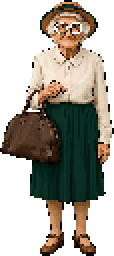
#> input picture app/src/main/assets/enemies/oma.png, 57 x 128 px, given in place of player_scooter_side.jpg, which was not available (shown 2 times larger)
$ python build_bahndidos_assets_v1.py
#> lines starting #> are read from the running program, lines starting #| are printed output that depends on the picture; pictures that were not available may be replaced by others from this repository, and a replacement may not be noted
#!/usr/bin/env python3
"""Bahndidos Eco Jump & Dash — assets v1

- Cast: chroma-key Daniel's reference sprites (green/black → RGBA), NN downscale
- Parallax BG + items + pigeon: crisp PIL procedural 16-bit SNK-style

Run: /workspace/.venv-art/bin/python build_bahndidos_assets_v1.py
"""
from __future__ import annotations

import math
import shutil
from pathlib import Path

from PIL import Image, ImageDraw

ROOT_BAHN = Path("/workspace/bahndidos")
REFS = Path("/workspace/bahndidos-refs")
SCRIPT_DIR = ROOT_BAHN / "_scripts"
STARGAME = Path("/workspace/stargame-assets")
PACK = STARGAME / "pack_bahndidos_v1"
ANDROID = ROOT_BAHN / "app" / "src" / "main" / "assets"
PREVIEW_DIR = ROOT_BAHN / "preview"
PROOF = PREVIEW_DIR / "proof_assets_v1.png"
PROOF_STAR = STARGAME / "preview" / "proof_bahndidos_assets_v1.png"

# --- palette (urban Berlin dusk, Neo-Geo muted) ---
SKY_TOP = (72, 68, 78, 255)
SKY_MID = (98, 86, 88, 255)
SKY_LOW = (140, 112, 98, 255)
CLOUD = (168, 158, 152, 255)
CLOUD_D = (132, 124, 120, 255)
BRICK = (118, 78, 68, 255)
BRICK_D = (88, 56, 50, 255)
BRICK_L = (138, 98, 86, 255)
WIN = (58, 72, 78, 255)
WIN_LIT = (180, 150, 90, 255)
TREE = (52, 72, 48, 255)
TREE_D = (34, 50, 32, 255)
TREE_L = (78, 98, 58, 255)
TRUNK = (78, 54, 36, 255)
PATH = (148, 132, 118, 255)
PATH_D = (118, 104, 92, 255)
PATH_L = (168, 152, 136, 255)
CURB = (96, 92, 88, 255)
RAIL = (70, 74, 78, 255)
RAIL_H = (160, 168, 176, 255)
LAMP = (48, 48, 52, 255)
LAMP_GLOW = (220, 190, 120, 180)
BENCH = (92, 64, 42, 255)
SPATI = (160, 48, 48, 255)
CABLE = (40, 40, 44, 200)

TRANSPARENT = (0, 0, 0, 0)


def ensure_dirs():
    for d in (
        PACK / "bg", PACK / "player", PACK / "enemies", PACK / "items",
        ANDROID / "bg", ANDROID / "player", ANDROID / "enemies", ANDROID / "items",
        PREVIEW_DIR, STARGAME / "preview", SCRIPT_DIR,
    ):
        d.mkdir(parents=True, exist_ok=True)


def save(im: Image.Image, *paths: Path):
    for p in paths:
        p.parent.mkdir(parents=True, exist_ok=True)
        im.save(p, "PNG")
        print(f"  wrote {p} ({im.size[0]}x{im.size[1]})")


# ---------------------------------------------------------------------------
# Chroma-key + crop + NN scale
# ---------------------------------------------------------------------------

def _is_green(r, g, b, thr=55):
    # lime green screen ~ (18,187,34)
    return g > 120 and g > r + thr and g > b + thr and r < 120 and b < 120


def _is_black(r, g, b, thr=28):
    return r <= thr and g <= thr and b <= thr


def chroma_key(im: Image.Image, mode: str) -> Image.Image:
    """mode: 'green' | 'black' | 'auto'"""
    rgba = im.convert("RGBA")
    px = rgba.load()
    w, h = rgba.size
    out = Image.new("RGBA", (w, h), TRANSPARENT)
    opx = out.load()

    # sample corners to auto-detect
    if mode == "auto":
        samples = [rgba.getpixel((2, 2)), rgba.getpixel((w - 3, 2)),
                   rgba.getpixel((2, h - 3)), rgba.getpixel((w - 3, h - 3))]
        greens = sum(1 for s in samples if _is_green(*s[:3]))
        blacks = sum(1 for s in samples if _is_black(*s[:3]))
        mode = "green" if greens >= blacks else "black"

    for y in range(h):
        for x in range(w):
            r, g, b, a = px[x, y]
            if a < 16:
                continue
            kill = False
            if mode == "green":
                if _is_green(r, g, b):
                    kill = True
                elif g > 100 and g > r + 35 and g > b + 35:
                    # soft fringe
                    fringe = min(255, int((g - max(r, b) - 35) * 4))
                    if fringe > 180:
                        kill = True
                    elif fringe > 40:
                        na = max(0, a - fringe)
                        if na < 8:
                            kill = True
                        else:
                            # despill
                            g2 = min(g, max(r, b) + 10)
                            opx[x, y] = (r, g2, b, na)
                            continue
            else:  # black
                if _is_black(r, g, b, thr=22):
                    kill = True
                elif r < 40 and g < 40 and b < 40:
                    lum = (r + g + b) / 3
                    if lum < 18:
                        kill = True
                    elif lum < 32:
                        # soft edge into dark clothing — keep if not pure bg
                        # only kill if neighbors are also dark (handled approx)
                        kill = True
            if not kill:
                opx[x, y] = (r, g, b, a)
    return out


def crop_alpha(im: Image.Image, pad: int = 2) -> Image.Image:
    bbox = im.getbbox()
    if not bbox:
        return im
    l, t, r, b = bbox
    l = max(0, l - pad)
    t = max(0, t - pad)
    r = min(im.width, r + pad)
    b = min(im.height, b + pad)
    return im.crop((l, t, r, b))


def nn_height(im: Image.Image, target_h: int) -> Image.Image:
    if im.height == target_h:
        return im
    scale = target_h / im.height
    tw = max(1, int(round(im.width * scale)))
    return im.resize((tw, target_h), Image.Resampling.NEAREST)


# [10 lines left out: function quantize_soft, not called in this run]


def process_ref(
    src: Path,
    dst_name: str,
    *,
    mode: str,
    heights: list[int],
    dest_sub: str,
    also: list[str] | None = None,
) -> dict:
    """Returns dict of height -> Image for preview."""
    print(f"process {src.name} → {dst_name} ({mode})")
    raw = Image.open(src)
    keyed = chroma_key(raw, mode)
    # Second pass cleanup for green shadows
    if mode == "green":
        keyed = _clean_green_shadow(keyed)
    cropped = crop_alpha(keyed, pad=4)
    results = {}
    for h in heights:
        scaled = nn_height(cropped, h)
        # mild quantize for SNK crunch on large illustration sources
        if cropped.height > 400:
            scaled = quantize_soft(scaled, 56 if h >= 128 else 40)
        results[h] = scaled
        fname = dst_name if h == heights[0] else f"{Path(dst_name).stem}_{h}.png"
        # primary = first height
        if h == heights[0]:
            fname = dst_name
        paths = [PACK / dest_sub / fname, ANDROID / dest_sub / fname]
        if also and h == heights[0]:
            for alt in also:
                paths.append(PACK / dest_sub / alt)
                paths.append(ANDROID / dest_sub / alt)
        save(scaled, *paths)
        # also write sized variants for player
        if dest_sub == "player" and h != heights[0]:
            alt = f"{Path(dst_name).stem}_{h}.png"
            save(scaled, PACK / dest_sub / alt, ANDROID / dest_sub / alt)
    return results


def _clean_green_shadow(im: Image.Image) -> Image.Image:
    """Remove dark-green contact shadows that survive chroma."""
    px = im.load()
    w, h = im.size
    for y in range(h):
        for x in range(w):
            r, g, b, a = px[x, y]
            if a == 0:
                continue
            if g > r + 20 and g > b + 20 and g < 160 and r < 80 and b < 80:
                # leftover green shadow fringe
                px[x, y] = TRANSPARENT
            elif a < 255 and g > r + 15 and g > b + 15:
                px[x, y] = TRANSPARENT
    return im


# ---------------------------------------------------------------------------
# Seamless helpers
# ---------------------------------------------------------------------------

def put(px, w, h, x, y, c):
    if 0 <= x < w and 0 <= y < h:
        px[x, y] = c


# [4 lines left out: function fill_rect, not called in this run]


def hline_wrap(px, w, h, y, x0, x1, c, step=1):
    for x in range(x0, x1, step):
        put(px, w, h, x % w, y, c)


# [494 lines left out: functions rect_wrap, make_bg_sky, make_bg_city_far, _draw_tree, make_bg_park_mid, make_bg_ground and 12 more, not called in this run]


def main():
    ensure_dirs()
    manifest: list[str] = []
    preview_sprites: list[tuple[str, Image.Image]] = []

    # --- Cast from refs ---
    # Player: green, facing RIGHT already
    pr = process_ref(
        REFS / "player_scooter_side.jpg",
        "bahndidos_scooter.png",
        mode="green",
        heights=[128, 160],
        dest_sub="player",
    )
#> in process_ref, raw is the input picture: PIL image 57x128 RGBA; mean R, G, B, A 56.2, 51.3, 40.6, 140.3
#> in chroma_key, `out = Image.new("RGBA", (w, h), TRANSPARENT)`: out: PIL image 57x128 RGBA; every value is 0
#> in crop_alpha, `bbox = im.getbbox()`: bbox = (0, 0, 57, 128)
#> in crop_alpha, `l, t, r, b = bbox`: l = 0; r = 57; b = 128
#> the loop in process_ref, `for h in heights:` made 2 passes
#> pass 2, in process_ref, `scaled = nn_height(cropped, h)`:
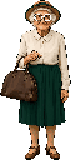
#> scaled: PIL image 71x160 RGBA; mean R, G, B, A 57.1, 52.1, 41.2, 141.5; transparent parts drawn white
#> after the loop in process_ref, `for h in heights:`: results = 2 items
#> pr = 2 items
    preview_sprites.append(("bahndidos_scooter", pr[128]))
    manifest += [
        "app/src/main/assets/player/bahndidos_scooter.png",
        "app/src/main/assets/player/bahndidos_scooter_160.png",
    ]

    # Opa walk side — black BG
    ow = process_ref(
        REFS / "opa_side.jpg",
        "opa_walk.png",
        mode="black",
        heights=[128, 96],
        dest_sub="enemies",
    )
#> call 2 of process_ref, with dst_name = 'opa_walk.png', mode = 'black', dest_sub = 'enemies'
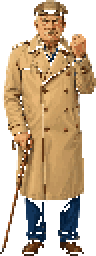
#> input picture app/src/main/assets/enemies/opa_threat.png, 48 x 128 px, given in place of opa_side.jpg, which was not available (shown 2 times larger)
#> in process_ref, raw is the input picture: PIL image 48x128 RGBA; mean R, G, B, A 98.1, 76.8, 51, 149.3
#> in chroma_key (call 2), `out = Image.new("RGBA", (w, h), TRANSPARENT)`: out: PIL image 48x128 RGBA; every value is 0
#> the loop in process_ref (call 2), `for h in heights:` made 2 passes
#> pass 2, in process_ref (call 2), `scaled = nn_height(cropped, h)`:
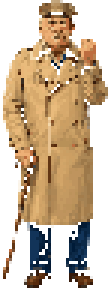
#> scaled: PIL image 36x96 RGBA (shown 3 times larger); mean R, G, B, A 98, 76.6, 50.8, 147.7; transparent parts drawn white
#> ow = 2 items
    preview_sprites.append(("opa_walk", ow[128]))
    manifest.append("app/src/main/assets/enemies/opa_walk.png")
    # also write 96
    save(ow[96], PACK / "enemies" / "opa_walk_96.png", ANDROID / "enemies" / "opa_walk_96.png")
    manifest.append("app/src/main/assets/enemies/opa_walk_96.png")

    # Opa idle front — green
    oi = process_ref(
        REFS / "opa_front.jpg",
        "opa_idle.png",
        mode="green",
        heights=[128],
        dest_sub="enemies",
    )
#> oi = 1 item
    preview_sprites.append(("opa_idle", oi[128]))
    manifest.append("app/src/main/assets/enemies/opa_idle.png")

    # Opa threat — black (already partial alpha)
    ot = process_ref(
        REFS / "opa_front_threat.png",
        "opa_threat.png",
        mode="black",
        heights=[128],
        dest_sub="enemies",
    )
    preview_sprites.append(("opa_threat", ot[128]))
    manifest.append("app/src/main/assets/enemies/opa_threat.png")

    # Oma front — green
    om = process_ref(
        REFS / "oma_front.jpg",
        "oma.png",
        mode="green",
        heights=[128],
        dest_sub="enemies",
    )
    preview_sprites.append(("oma", om[128]))
    manifest.append("app/src/main/assets/enemies/oma.png")

    # --- Parallax ---
    print("generate parallax BG")
    sky = make_bg_sky(512, 192)
    city = make_bg_city_far(512, 192)
    park = make_bg_park_mid(640, 256)
    ground = make_bg_ground(640, 256)
    for name, im in [
        ("bg_sky.png", sky),
        ("bg_city_far.png", city),
        ("bg_park_mid.png", park),
        ("bg_ground.png", ground),
    ]:
        save(im, PACK / "bg" / name, ANDROID / "bg" / name)
        manifest.append(f"app/src/main/assets/bg/{name}")
        preview_sprites.append((name, im))
    write_bg_readme()
    manifest.append("app/src/main/assets/bg/README.md")

    # --- Items ---
    print("generate items + pigeon")
    items = [
        ("powerbank.png", make_powerbank(48)),
        ("bier.png", make_bier(40)),
        ("kaffee.png", make_kaffee(40)),
        ("wlan.png", make_wlan(40)),
        ("ticket.png", make_ticket(48)),
        ("hamster.png", make_hamster(40)),
        ("prop_bench.png", make_prop_bench()),
        ("prop_trash.png", make_prop_trash()),
    ]
    for name, im in items:
        save(im, PACK / "items" / name, ANDROID / "items" / name)
        manifest.append(f"app/src/main/assets/items/{name}")
        preview_sprites.append((name, im))

    p1 = make_pigeon(0)
    p2 = make_pigeon(1)
    save(p1, PACK / "enemies" / "pigeon_1.png", ANDROID / "enemies" / "pigeon_1.png",
         PACK / "enemies" / "taube.png", ANDROID / "enemies" / "taube.png")
    save(p2, PACK / "enemies" / "pigeon_2.png", ANDROID / "enemies" / "pigeon_2.png")
    manifest += [
        "app/src/main/assets/enemies/pigeon_1.png",
        "app/src/main/assets/enemies/pigeon_2.png",
        "app/src/main/assets/enemies/taube.png",
    ]
    preview_sprites.append(("pigeon_1", p1))
    preview_sprites.append(("pigeon_2", p2))

    # --- Preview ---
    print("preview sheet")
    sheet = make_preview(preview_sprites)
    save(sheet, PROOF, PROOF_STAR)
    manifest.append("preview/proof_assets_v1.png")

    # copy script into stargame-assets too
    dest_script = STARGAME / "_scripts" / "build_bahndidos_assets_v1.py"
    shutil.copy2(SCRIPT_DIR / "build_bahndidos_assets_v1.py", dest_script)
    print(f"  copied script → {dest_script}")

    write_uebergabe(manifest)
    print("DONE", len(manifest), "files")


if __name__ == "__main__":
    # Ensure script path exists when run after write
#> (the run stopped early here; a loop or call above may not have finished)
